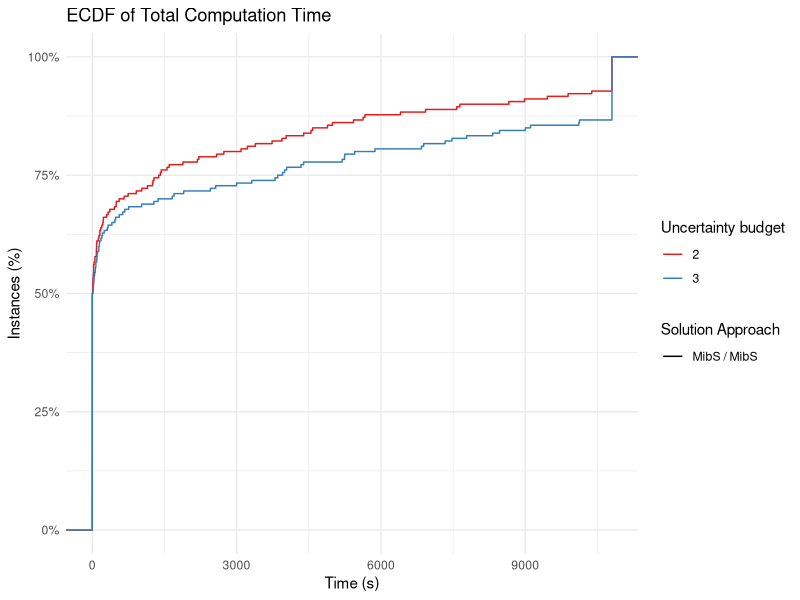
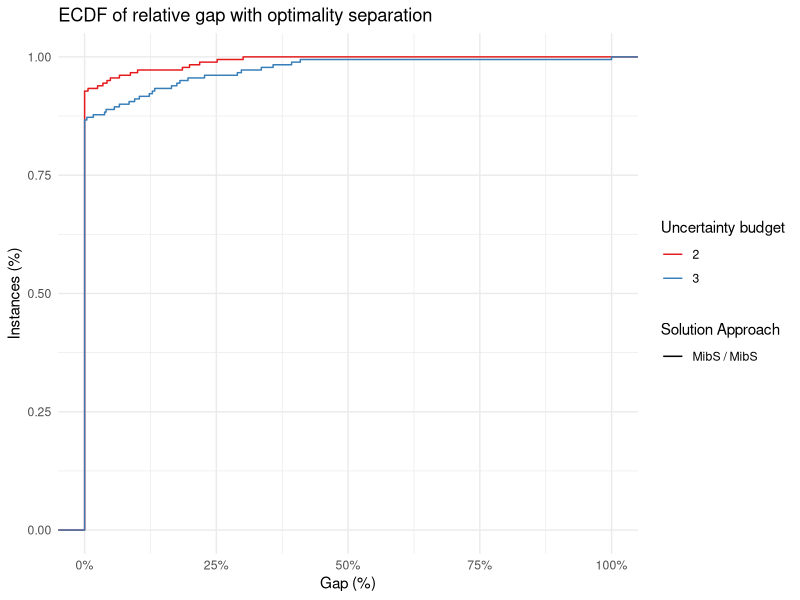
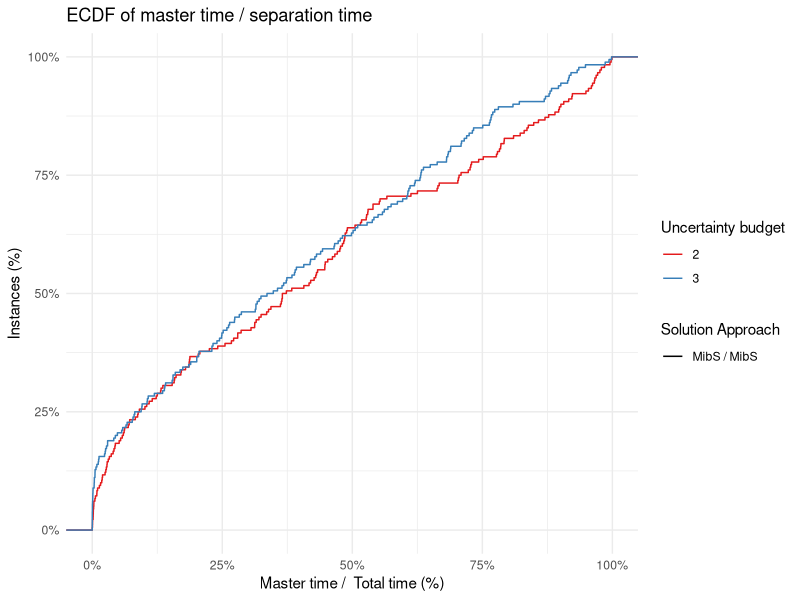
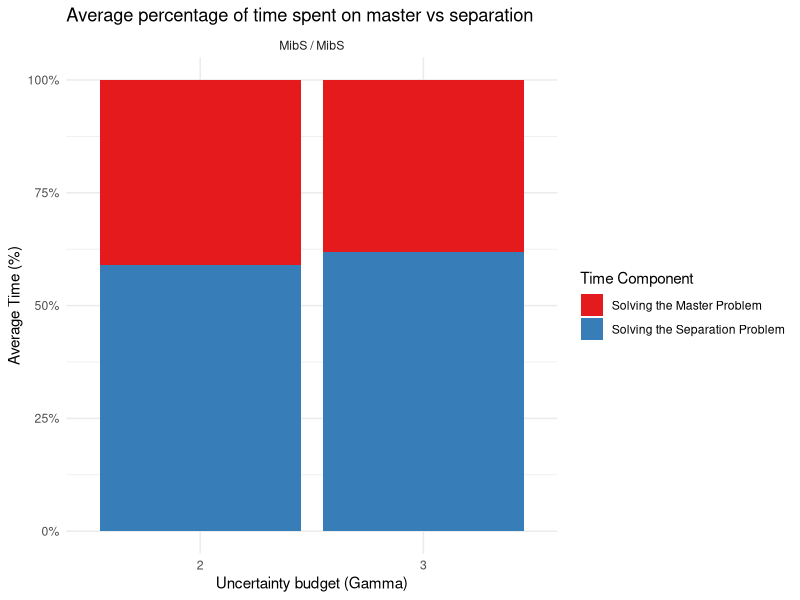
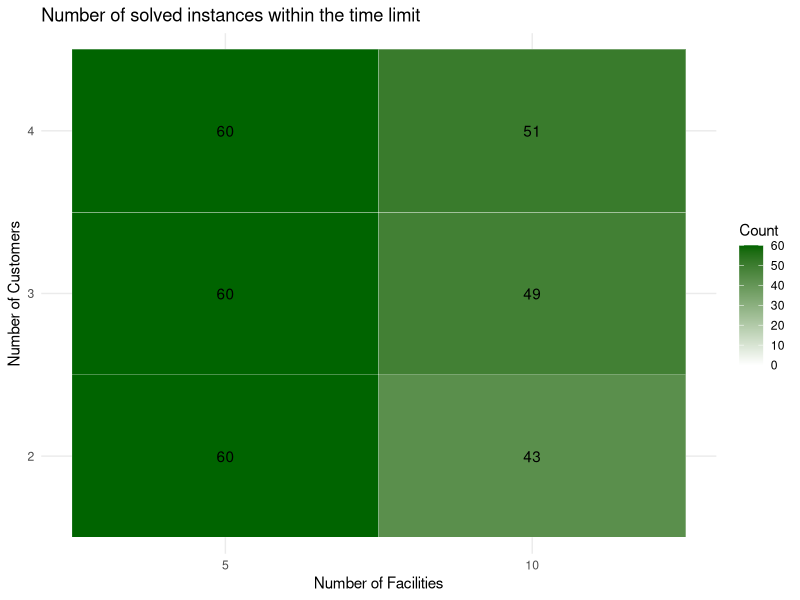
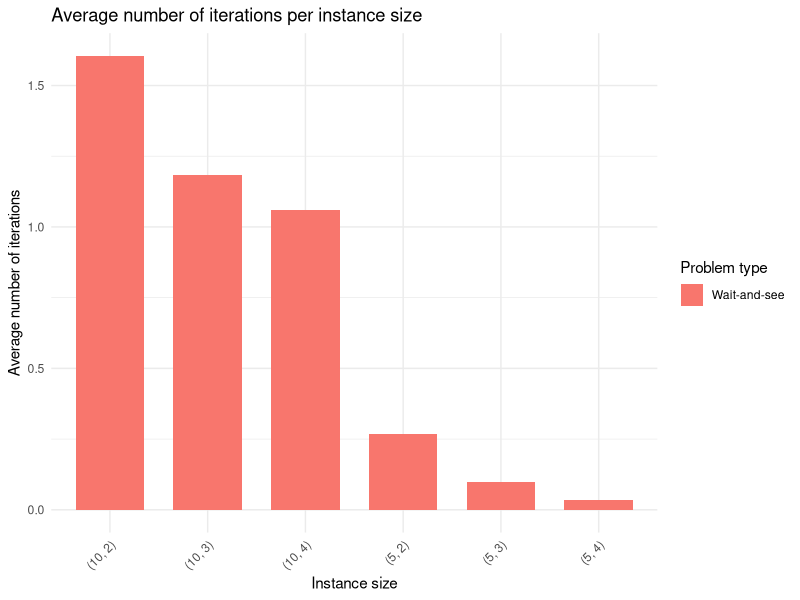

Recreate these plots in R, in order.
## ---- chunk 1
library(ggplot2)
library(rmarkdown)
suppressWarnings(library(dplyr))
library(knitr)
library(kableExtra)
library(stringr)
library(RColorBrewer)
library(tidyr)
## ---- chunk 2
make_heatmap = function(data) {
  
  max_count = data %>%
    count(n_items, n_knapsacks) %>%
    pull(n) %>%
    max()
  
  # Step 1: Get all existing combinations in the original data
  existing_combinations = data %>% distinct(n_items, n_knapsacks)
  
  # Step 2: Get all combinations of existing values
  full_grid = expand_grid(
    n_items = unique(data$n_items),
    n_knapsacks = unique(data$n_knapsacks)
  )
  
  # Step 3: Mark whether the pair exists in the original data
  full_grid = full_grid %>%
    left_join(existing_combinations %>% mutate(exists = TRUE), by = c("n_items", "n_knapsacks"))
  
  # Step 4: Count how many rows are below the time limit
  counts = data %>%
    filter(total_time < 10800) %>%
    count(n_items, n_knapsacks, name = "count")
  
  # Step 5: Join the count info into the full grid
  summary_data = full_grid %>%
    left_join(counts, by = c("n_items", "n_knapsacks"))
  
  # Step 6: Set count = 0 where pair exists but no row meets time condition
  summary_data = summary_data %>%
    mutate(
      count = ifelse(is.na(count) & exists == TRUE, 0, count)
    )
  
  # Step 7: Plot with text
  p = ggplot(summary_data, aes(x = factor(n_items), y = factor(n_knapsacks), fill = count)) +
    geom_tile(color = "white") +
    geom_text(aes(label = ifelse(!is.na(count), count, "")), color = "black") +
    scale_fill_gradient(
      low = "white", high = "darkgreen", na.value = "black",
      limits = c(0,max_count)
    ) +
    labs(
      title = "Number of solved instances within the time limit",
      x = "Number of Facilities",
      y = "Number of Customers",
      fill = "Count"
    ) +
    theme_minimal()
  
  return(p)
}

## ---- chunk 3
make_ecdf_total_time = function(data) {
  p = ggplot(data, aes(x = total_time, color = factor(Gamma), linetype = full_approach ) ) +
      stat_ecdf(geom = "step", linewidth = .5) +
      scale_y_continuous(labels = scales::percent) +
      labs(
        title = "ECDF of Total Computation Time",
        x = "Time (s)",
        y = "Instances (%)",
        color = "Uncertainty budget",
        linetype = "Solution Approach"
      ) +
      theme_minimal() +
      scale_color_brewer(palette = "Set1")
  
  return(p)
}

make_ecdf_gap = function(data) {
  
  p = ggplot(data,
         aes(x = (best_obj - best_bound) / (abs(best_obj) + 1e-10), color = factor(Gamma), linetype = full_approach ) ) +
      stat_ecdf(geom = "step", linewidth = .5) +
      scale_x_continuous(labels = scales::percent) +
      labs(
        title = "ECDF of relative gap with optimality separation",
        x = "Gap (%)",
        y = "Instances (%)",
        color = "Uncertainty budget",
        linetype = "Solution Approach"
      ) +
      theme_minimal() +
      scale_color_brewer(palette = "Set1")
  
  return (p)
}

make_ecdf_master_time = function(data) {
  
  p = ggplot(data,
         aes(x = master_time / total_time, color = factor(Gamma), linetype =  full_approach) ) +
      stat_ecdf(geom = "step", linewidth = .5) +
      scale_x_continuous(labels = scales::percent) +
      scale_y_continuous(labels = scales::percent) +
      labs(
        title = "ECDF of master time / separation time",
        x = "Master time /  Total time (%)",
        y = "Instances (%)",
        color = "Uncertainty budget",
        linetype = "Solution Approach"
      ) +
      theme_minimal() +
      scale_color_brewer(palette = "Set1")
    
  return (p)
}

make_master_time_barplot = function(data) {
  
  # Compute percentages
  plot_data <- data %>%
    dplyr::mutate(
      master_pct = master_time / total_time,
      other_pct  = 1 - master_pct
    ) %>%
    tidyr::pivot_longer(
      cols = c(master_pct, other_pct),
      names_to = "component",
      values_to = "percentage"
    )
  
  # Bar plot
  p <- ggplot(plot_data,
              aes(x = factor(Gamma), y = percentage, fill = component)) +
    geom_bar(stat = "summary", fun = mean, position = "stack") +
    scale_y_continuous(labels = scales::percent) +
    scale_fill_manual(
      values = c(master_pct = "#E41A1C", other_pct = "#377EB8"),
      labels = c("Solving the Master Problem", "Solving the Separation Problem"),
      name = "Time Component"
    ) +
    facet_wrap(~ full_approach) +
    labs(
      title = "Average percentage of time spent on master vs separation",
      x = "Uncertainty budget (Gamma)",
      y = "Average Time (%)"
    ) +
    theme_minimal()
  
  return(p)
}

## ---- chunk 4
all_results_wait_and_see = read.csv("results.csv", header = FALSE)
colnames(all_results_wait_and_see) = c("tag",
                          "instance",
                          "n_items",
                          "n_knapsacks", 
                          "Gamma",
                          "blank",
                          "status",
                          "reason",
                          "best_bound",
                          "best_obj",
                          "total_time",
                          "master_time",
                          "separation_time",
                          "n_iterations")

all_results_wait_and_see = all_results_wait_and_see %>%
  mutate(
    master_method = "MibS",
    separation_type = "MibS",
    separation_approach = "MibS",
    full_approach = paste0(master_method, " / ", separation_approach),
    total_time = pmin(total_time, 10800)
  )

#all_results_wait_and_see = all_results_wait_and_see %>% filter(n_items <= 25 & n_knapsacks <= 40)

all_results_wait_and_see$tag = NULL
all_results_wait_and_see$blank = NULL

paged_table(all_results_wait_and_see)
## ---- chunk 5
make_ecdf_total_time(all_results_wait_and_see)
make_ecdf_gap(all_results_wait_and_see)
make_ecdf_master_time(all_results_wait_and_see)
make_master_time_barplot(all_results_wait_and_see)
## ---- chunk 6
wait_and_see_big_M = all_results_wait_and_see %>% filter(full_approach == "MibS / MibS")
make_heatmap(wait_and_see_big_M)
## ---- chunk 7

wait_and_see_big_M_solved = wait_and_see_big_M %>% filter(total_time < 10800)

avg_iter_wait_and_see <- wait_and_see_big_M_solved %>%
  group_by(n_items, n_knapsacks) %>%
  summarise(avg_iterations = mean(n_iterations, na.rm = TRUE), .groups = "drop") %>%
  mutate(problem_type = "Wait-and-see")

# Step 3: Create a label for each pair to use on the x-axis
avg_iterations_combined <- avg_iter_wait_and_see %>%
  mutate(pair = paste0("(", n_items, ", ", n_knapsacks, ")"))

# Step 4: Plot side-by-side bars
ggplot(avg_iterations_combined, aes(x = pair, y = avg_iterations, fill = problem_type)) +
  geom_bar(stat = "identity", position = position_dodge(width = 0.8), width = 0.7) +
  labs(
    title = "Average number of iterations per instance size",
    x = "Instance size",
    y = "Average number of iterations",
    fill = "Problem type"
  ) +
  theme_minimal() +
  theme(axis.text.x = element_text(angle = 45, hjust = 1))
